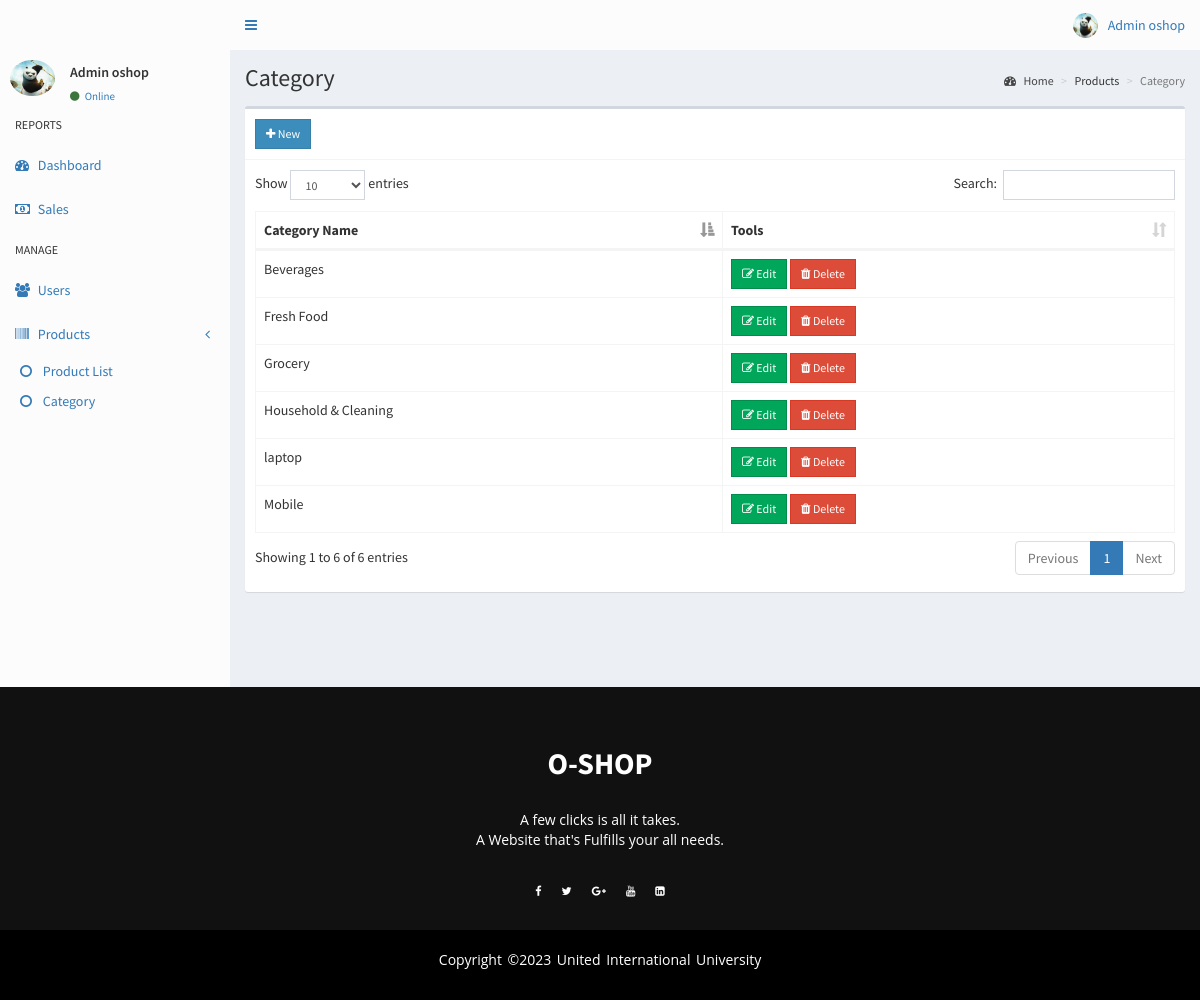
The app's page /admin/category.php (signed in) with its own data.
### tables this page shows
CREATE TABLE `users` (
  `id` int(11) NOT NULL,
  `email` varchar(200) NOT NULL,
  `password` varchar(60) NOT NULL,
  `type` int(1) NOT NULL,
  `firstname` varchar(50) NOT NULL,
  `lastname` varchar(50) NOT NULL,
  `address` text NOT NULL,
  `contact_info` varchar(100) NOT NULL,
  `photo` varchar(200) NOT NULL,
  `status` int(1) NOT NULL,
  `activate_code` varchar(15) NOT NULL,
  `reset_code` varchar(15) NOT NULL,
  `created_on` date NOT NULL
);

CREATE TABLE `category` (
  `id` int(11) NOT NULL,
  `name` varchar(100) NOT NULL,
  `cat_slug` varchar(150) NOT NULL
);

### admin/includes/session.php (called while the page is built, shortened)
<?php
	include '../includes/conn.php';
	$conn = $pdo->open();
	$stmt = $conn->prepare("SELECT * FROM users WHERE id=:id");
	$stmt->execute(['id'=>$_SESSION['admin']]);
	$admin = $stmt->fetch();
?>

### admin/category.php (the view, shortened to what this page needs)
<?php include 'includes/session.php'; ?>
<?php include 'includes/header.php'; ?>
<body class="hold-transition skin-hisu sidebar-mini">
<div class="wrapper">
  <?php include 'includes/navbar.php'; ?>
  <?php include 'includes/menubar.php'; ?>
  <div class="content-wrapper">
    <section class="content-header">
      <h1>
        Category
      </h1>
      <ol class="breadcrumb">
        <li><a href="#"><i class="fa fa-dashboard"></i> Home</a></li>
        <li>Products</li>
        <li class="active">Category</li>
      </ol>
    </section>
    <section class="content">
      <div class="row">
        <div class="col-xs-12">
          <div class="box">
            <div class="box-header with-border">
              <a href="#addnew" data-toggle="modal" class="btn btn-primary btn-sm btn-flat"><i class="fa fa-plus"></i> New</a>
            </div>
            <div class="box-body">
              <table id="example1" class="table table-bordered">
                <thead>
                  <th>Category Name</th>
                  <th>Tools</th>
                </thead>
                <tbody>
                  <?php
                    $conn = $pdo->open();
                    try{
                      $stmt = $conn->prepare("SELECT * FROM category");
                      $stmt->execute();
                      foreach($stmt as $row){
                        echo "
                          <tr>
                            <td>".$row['name']."</td>
                            <td>
                              <button class='btn btn-success btn-sm edit btn-flat' data-id='".$row['id']."'><i class='fa fa-edit'></i> Edit</button>
                              <button class='btn btn-danger btn-sm delete btn-flat' data-id='".$row['id']."'><i class='fa fa-trash'></i> Delete</button>
                            </td>
                          </tr>
                        ";
                      }
                    }
                    catch(PDOException $e){
                      echo $e->getMessage();
                    }
                  ?>
                </tbody>
              </table>
            </div>
          </div>
        </div>
      </div>
    </section>
  </div>
  	<?php include 'includes/footer.php'; ?>
</div>
</body>
</html>

### admin/includes/navbar.php (shortened to what this page needs)
<header class="main-header">
  <nav class="navbar navbar-static-top">
    <a href="#" class="sidebar-toggle" data-toggle="push-menu" role="button">
    </a>
    <div class="navbar-custom-menu">
      <ul class="nav navbar-nav">
        <li class="dropdown user user-menu">
          <a href="#" class="dropdown-toggle" data-toggle="dropdown">
            <img src="<?php echo (!empty($admin['photo'])) ? '../images/'.$admin['photo'] : '../images/profile.jpg'; ?>" class="user-image" alt="User Image">
            <span class="hidden-xs"><?php echo $admin['firstname'].' '.$admin['lastname']; ?></span>
          </a>
        </li>
      </ul>
    </div>
  </nav>
</header>

### admin/includes/menubar.php
<aside class="main-sidebar">
  <section class="sidebar">
    <div class="user-panel">
      <div class="pull-left image">
        <img src="<?php echo (!empty($admin['photo'])) ? '../images/'.$admin['photo'] : '../images/profile.jpg'; ?>" class="img-circle" alt="User Image">
      </div>
      <div class="pull-left info">
        <p><?php echo $admin['firstname'].' '.$admin['lastname']; ?></p>
        <a><i class="fa fa-circle text-success"></i> Online</a>
      </div>
    </div>
    <ul class="sidebar-menu" data-widget="tree">
      <li class="header">REPORTS</li>
      <li><a href="home.php"><i class="fa fa-dashboard"></i> <span>Dashboard</span></a></li>
      <li><a href="sales.php"><i class="fa fa-money"></i> <span>Sales</span></a></li>
      <li class="header">MANAGE</li>
      <li><a href="users.php"><i class="fa fa-users"></i> <span>Users</span></a></li>
      <li class="treeview">
        <a href="#">
          <i class="fa fa-barcode"></i>
          <span>Products</span>
          <span class="pull-right-container">
            <i class="fa fa-angle-left pull-right"></i>
          </span>
        </a>
        <ul class="treeview-menu">
          <li><a href="products.php"><i class="fa fa-circle-o"></i> Product List</a></li>
          <li><a href="category.php"><i class="fa fa-circle-o"></i> Category</a></li>
        </ul>
  </section>
</aside>

### style.css (style rules this page uses)
* { margin: 0; padding: 0; box-sizing: border-box; }
body { background: #fcfcfc; }

### records on screen
users: photo (placeholder picture), firstname "Admin", lastname "oshop"
category: name "Beverages"
category: name "Fresh Food"
category: name "Grocery"
category: name "Household & Cleaning"
category: name "laptop"
category: name "Mobile"
